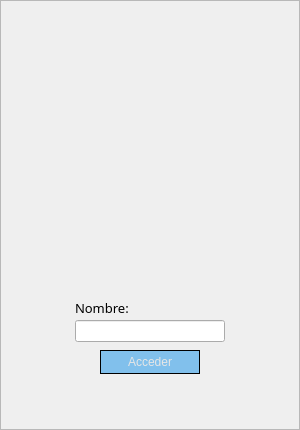
<?xml version="1.0" encoding="UTF-8"?>
<ui version="4.0">
 <class>Dialog</class>
 <widget class="QDialog" name="Dialog">
  <property name="geometry">
   <rect>
    <x>0</x>
    <y>0</y>
    <width>300</width>
    <height>430</height>
   </rect>
  </property>
  <property name="windowTitle">
   <string>Vectores</string>
  </property>
  <property name="windowIcon">
   <iconset>
    <normaloff>images/ico.ico</normaloff>images/ico.ico</iconset>
  </property>
  <widget class="QFrame" name="frame">
   <property name="geometry">
    <rect>
     <x>0</x>
     <y>0</y>
     <width>300</width>
     <height>430</height>
    </rect>
   </property>
   <property name="styleSheet">
    <string notr="true"/>
   </property>
   <property name="frameShape">
    <enum>QFrame::StyledPanel</enum>
   </property>
   <property name="frameShadow">
    <enum>QFrame::Raised</enum>
   </property>
   <widget class="QLabel" name="label">
    <property name="geometry">
     <rect>
      <x>0</x>
      <y>0</y>
      <width>300</width>
      <height>430</height>
     </rect>
    </property>
    <property name="pixmap">
     <pixmap>images/fondo1.jpg</pixmap>
    </property>
   </widget>
   <widget class="QPushButton" name="btn_ingresar">
    <property name="geometry">
     <rect>
      <x>100</x>
      <y>350</y>
      <width>100</width>
      <height>24</height>
     </rect>
    </property>
    <property name="styleSheet">
     <string notr="true">#btn_ingresar{
 	color: rgb(230,230,230);
	background-color: rgba(82, 172, 235,0.7);
	border: 1px solid rgb(0,0,0);
}
#btn_ingresar:hover{
	 color: rgb(82,172,235);
	background-color: rgb(0, 85, 127);
border: 1px solid rgb(255,255,255);
}</string>
    </property>
    <property name="text">
     <string>Acceder</string>
    </property>
   </widget>
   <widget class="QLineEdit" name="input_text">
    <property name="geometry">
     <rect>
      <x>75</x>
      <y>320</y>
      <width>150</width>
      <height>22</height>
     </rect>
    </property>
   </widget>
   <widget class="QLabel" name="label_2">
    <property name="geometry">
     <rect>
      <x>75</x>
      <y>300</y>
      <width>60</width>
      <height>16</height>
     </rect>
    </property>
    <property name="font">
     <font>
      <family>HoloLens MDL2 Assets</family>
      <pointsize>10</pointsize>
     </font>
    </property>
    <property name="text">
     <string>Nombre:</string>
    </property>
   </widget>
  </widget>
 </widget>
 <resources/>
 <connections/>
</ui>
